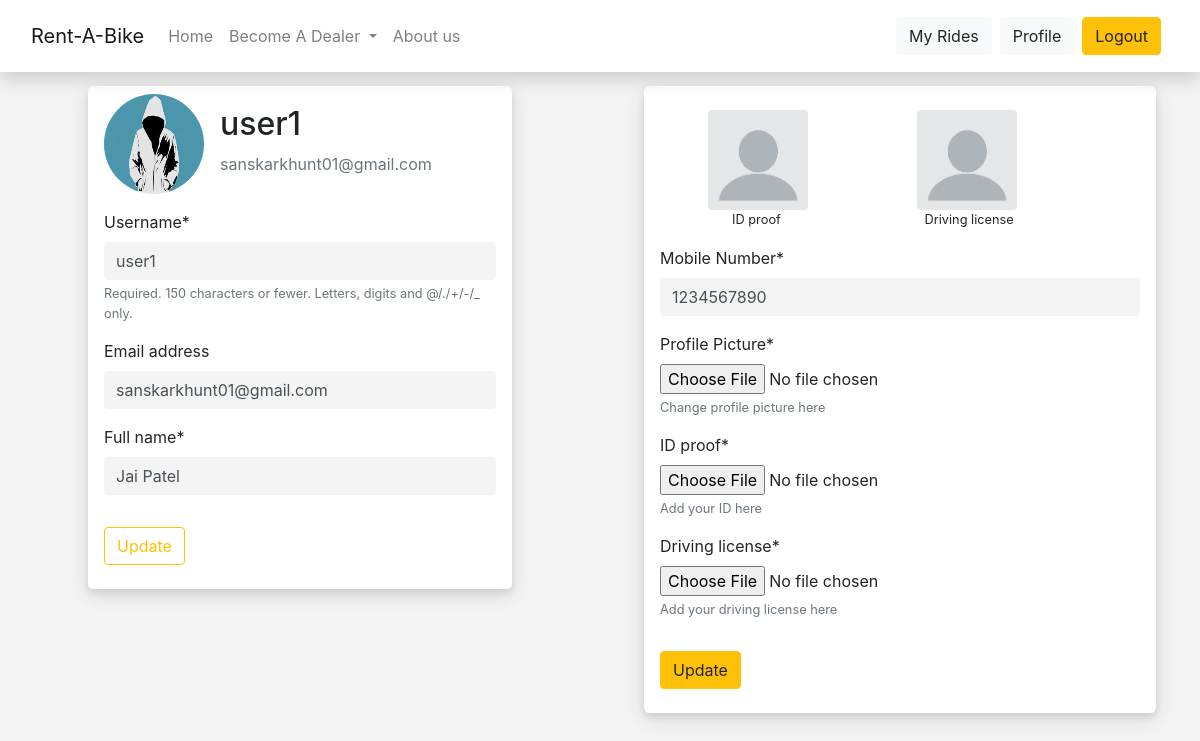
The app's page /customer/profile/ (signed in) with its own data.
### bikerental/models.py (models this page shows)
class User(AbstractUser):
    is_customer = models.BooleanField(default=False)
    is_dealer = models.BooleanField(default=False)
    full_name = models.CharField(max_length=50, default='')

### customer/models.py (models this page shows, shortened)
class Profile (models.Model):
    user = models.OneToOneField(User, on_delete=models.CASCADE, primary_key=True)
    mobile_no = models.DecimalField(max_digits=10, decimal_places=0, blank=False, default='1234567890')
    profile_pic = models.ImageField(default='default.jpg', upload_to='profile_pics')
    id_proof = models.ImageField(default='default.jpg', upload_to='id_proof_pics')
    driving_license = models.ImageField(default='default.jpg', upload_to='driving_license_pics')

### customer/views.py (the view)
# urls.py: path('profile/', views.profile, name='customer-profile'),
@login_required
def profile(request):
    if request.method == 'POST':
        c_form = CustomerUpdateForm(request.POST, instance=request.user)
        cp_form = CustomerProfileUpdateForm(request.POST,
                                            request.FILES,
                                            instance=request.user.profile)
        if c_form.is_valid():
            c_form.save()
            messages.success(request,
                             f'Your account has been updated!')
            return redirect('customer-profile')
        if cp_form.is_valid():
            cp_form.save()
            messages.success(request,
                             f'Your account has been updated!')
            return redirect('customer-profile')
    else:
        c_form = CustomerUpdateForm(instance=request.user)
        cp_form = CustomerProfileUpdateForm(instance=request.user.profile)
    context = {
        'c_form': c_form,
        'cp_form': cp_form
    }
    return render(request, 'customer/profile.html', context)

### customer/forms.py
class CustomerUpdateForm(forms.ModelForm):
    class Meta:
        model = User
        fields = ['username',
                  'email',
                  'full_name']

class CustomerProfileUpdateForm(forms.ModelForm):
    class Meta:
        model = Profile
        fields = ['mobile_no',
                  'profile_pic',
                  'id_proof',
                  'driving_license']
        labels ={
            'mobile_no' : 'Mobile Number',
            'profile_pic':'Profile Picture',
            'id_proof': 'ID proof',
            'driving_license': 'Driving license'
        }
        help_texts={
            'profile_pic':'Change profile picture here',
            'id_proof': 'Add your ID here',
            'driving_license': 'Add your driving license here'
        }
        widgets={
            'profile_pic':forms.FileInput(attrs={'class':'form-control-file'}),
            'id_proof': forms.FileInput(attrs={'class':'form-control-file'}),
            'driving_license': forms.FileInput(attrs={'class':'form-control-file'})
        }

### customer/templates/customer/profile.html (shortened to what this page needs)
{% extends 'bikerental/base.html' %}
{% load crispy_forms_tags %}
{% block content %}
<div class="row">
    <div class="col-lg-6">
        <div class=" content-section px-3 py-2">
            <div class="media mb-3">
                <img class="rounded-circle account-img" src="{{ user.profile.profile_pic.url }}" alt="">
                <div class="media-body">
                    <h2 class="account-heading">{{ user.username }}</h2>
                    <p class="text-secondary">{{ user.email }}</p>
                </div>
            </div>
            <form method="POST" enctype="multipart/form-data" class="">
                <fieldset class="form-group">
                    {{ c_form|crispy }}
                </fieldset>
                <div class="form-group">
                    <button class="btn btn-outline-warning" type="submit">Update</button>
                </div>
            </form>
        </div>
    </div>
    <div class="col-lg-6">
        <div class="content-section px-3 py-2" id="profileright">
            <div class="mt-3 ml-5 list-inline">
                <div class="list-inline-item">
                    <img class="rounded account-img mr-5" src="{{ user.profile.id_proof.url }}" alt="">
                    <p class="small ml-4">ID proof</p>
                </div>
                <div class="list-inline-item">
                    <img class="rounded account-img ml-5" src="{{ user.profile.driving_license.url }}" alt="">
                    <p class="small ml-5 pl-2">Driving license</p>
                </div>
            </div>
            <form method="POST" enctype="multipart/form-data" class="">
                <fieldset class="form-group">
                    {{ cp_form|crispy }}
                </fieldset>
                <div class="form-group">
                    <button class="btn btn-warning align" type="submit">Update</button>
                </div>
            </form>
        </div>
    </div>
</div>
{% endblock content %}

### static/css/app.css (style rules this page uses)
body { background-image: url('img/bike2.jpg'); background-size: cover; background-attachment: fixed; margin-top: 5rem; }
input[type='text'], input[type='email'], input[type='password'], input[type='number'], input[type='date'] { background-color: rgb(245, 244, 244); border: none; }
.content-section { background-color: white; margin: auto; box-shadow: 0 4px 8px 0 rgba(0, 0, 0, 0.1), 0 6px 20px 0 rgba(66, 47, 47, 0.11); width: 26.5rem; border-radius: 1%; }
.account-img { height: 100px; width: 100px; margin: auto; }

### customer/templates/customer/profile.html (style rules this page uses)
body { background-image: none; background-color: #f3f3f3; display: flex; }
#profileright { width: 32rem; }
.media-body { margin: auto; padding-top: .5rem; margin-left: 1rem; }
.row { margin-top: .2rem; display: flex; flex-direction: row; justify-content: center; }

### records on screen
User: profile.profile_pic (picture), username "user1", email "sanskarkhunt01@gmail.com", full_name "Jai Patel", profile.id_proof (placeholder picture), profile.driving_license (placeholder picture)
Profile: mobile_no "1234567890"
